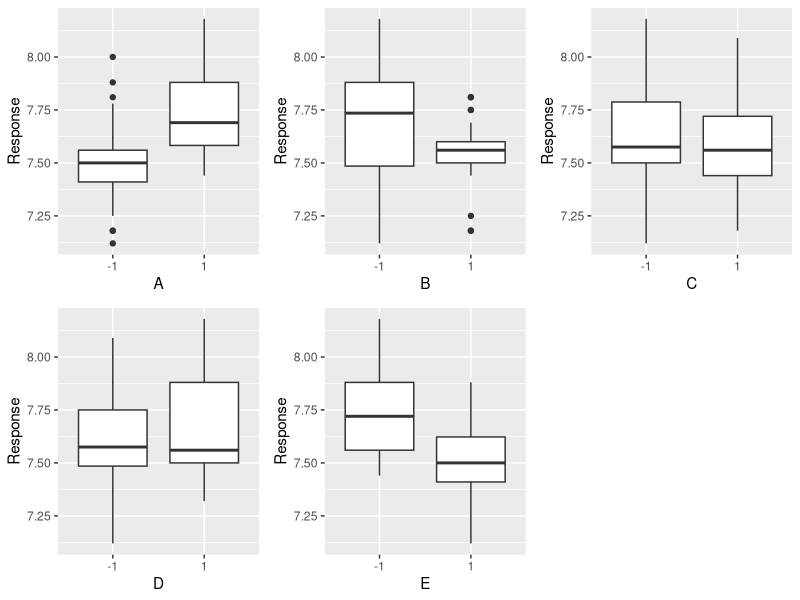
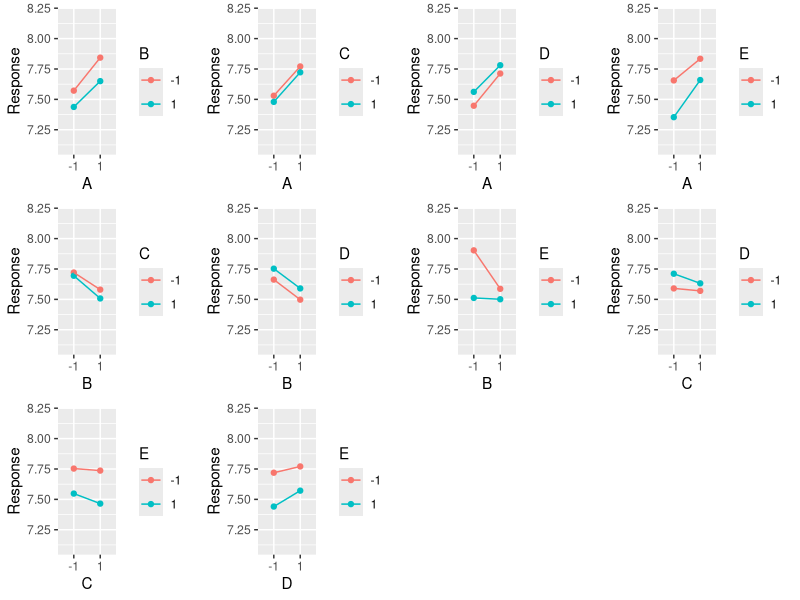
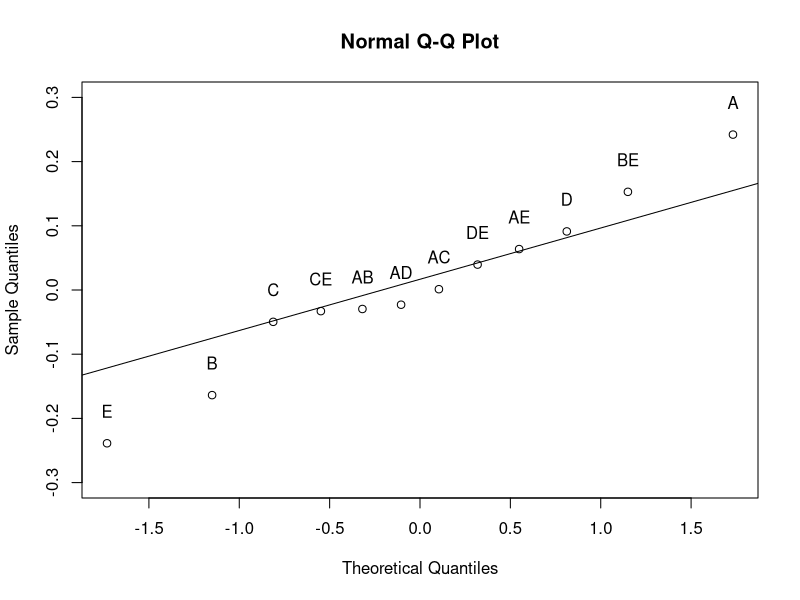

Recreate these plots in R, in order.
## ---- chunk 1
knitr::opts_chunk$set(echo = TRUE)
library(tidyverse)
## ---- chunk 2
myData <- read.csv('montgomery_8_10.csv')
myData
## ---- chunk 3
# This is clearly a half fractional factorial design
# It was a little bit of trial and error to ID the generator
myData %>% select(-c(Rep.1, Rep.2, Rep.3)) %>% 
  mutate(ABCD = A*B*C*D)
# We see we took the principal fraction of I = ABCD
## ---- chunk 4
myTempData <- myData %>% 
  pivot_longer(cols = c(Rep.1, Rep.2, Rep.3), names_to = 'Replicate', values_to = 'Response') %>% 
  mutate(A = as.factor(A), B = as.factor(B), C = as.factor(C), D = as.factor(D), E = as.factor(E))

ggpubr::ggarrange(
  ggplot(myTempData) + geom_boxplot(aes(x = A, y = Response)),
  ggplot(myTempData) + geom_boxplot(aes(x = B, y = Response)),
  ggplot(myTempData) + geom_boxplot(aes(x = C, y = Response)),
  ggplot(myTempData) + geom_boxplot(aes(x = D, y = Response)),
  ggplot(myTempData) + geom_boxplot(aes(x = E, y = Response))
)

# A and E are likely significant.  Possibly B.  We some potential variation in variance with B at 1 and A at -1
## ---- chunk 5
ggpubr::ggarrange(
  #AB
  ggplot(myTempData, aes(x = A, y = Response, group = B, color = B)) + 
    stat_summary(fun = 'mean', geom = 'point') + stat_summary(fun = 'mean', geom = 'line') +
    ylim(c(7.1, 8.2)), 
  #AC
  ggplot(myTempData, aes(x = A, y = Response, group = C, color = C)) + 
    stat_summary(fun = 'mean', geom = 'point') + stat_summary(fun = 'mean', geom = 'line') +
    ylim(c(7.1, 8.2)), 
  #AD
  ggplot(myTempData, aes(x = A, y = Response, group = D, color = D)) + 
    stat_summary(fun = 'mean', geom = 'point') + stat_summary(fun = 'mean', geom = 'line') +
    ylim(c(7.1, 8.2)), 
    #AE
  ggplot(myTempData, aes(x = A, y = Response, group = E, color = E)) + 
    stat_summary(fun = 'mean', geom = 'point') + stat_summary(fun = 'mean', geom = 'line') +
    ylim(c(7.1, 8.2)), 
    #BC
  ggplot(myTempData, aes(x = B, y = Response, group = C, color = C)) + 
    stat_summary(fun = 'mean', geom = 'point') + stat_summary(fun = 'mean', geom = 'line') +
    ylim(c(7.1, 8.2)), 
    #BD
  ggplot(myTempData, aes(x = B, y = Response, group = D, color = D)) + 
    stat_summary(fun = 'mean', geom = 'point') + stat_summary(fun = 'mean', geom = 'line') +
    ylim(c(7.1, 8.2)), 
    #BE
  ggplot(myTempData, aes(x = B, y = Response, group = E, color = E)) + 
    stat_summary(fun = 'mean', geom = 'point') + stat_summary(fun = 'mean', geom = 'line') +
    ylim(c(7.1, 8.2)), 
    #CD
  ggplot(myTempData, aes(x = C, y = Response, group = D, color = D)) + 
    stat_summary(fun = 'mean', geom = 'point') + stat_summary(fun = 'mean', geom = 'line') +
    ylim(c(7.1, 8.2)), 
    #CE
  ggplot(myTempData, aes(x = C, y = Response, group = E, color = E)) + 
    stat_summary(fun = 'mean', geom = 'point') + stat_summary(fun = 'mean', geom = 'line') +
    ylim(c(7.1, 8.2)), 
    #DE
  ggplot(myTempData, aes(x = D, y = Response, group = E, color = E)) + 
    stat_summary(fun = 'mean', geom = 'point') + stat_summary(fun = 'mean', geom = 'line') +
    ylim(c(7.1, 8.2))
)

# It appears that B and E have an interaction, and possibly A and E.
# Note - when I first ploted these, each plot produced its own y scale, so it
# made it hard to really compare.  Be aware of scales when comparing plots!
# I went back and added the y scale to be from 7.1 to 8.2 which is about the 
# range of the response data

## ---- chunk 6
### First find main effects (5 main effects)
#[A] = [BCD] -> A + BCD
E.A <- (1/(3*(2^(5-1-1))))*sum(myData$A * (myData$Rep.1 + myData$Rep.2 + myData$Rep.3))
#[B] = [ACD] -> B + ACD
E.B <- (1/(3*(2^(5-1-1))))*sum(myData$B * (myData$Rep.1 + myData$Rep.2 + myData$Rep.3))
#[C] = [ABD] -> C + ABD
E.C <- (1/(3*(2^(5-1-1))))*sum(myData$C * (myData$Rep.1 + myData$Rep.2 + myData$Rep.3))
#[D] = [ABC] -> D + ABC
E.D <- (1/(3*(2^(5-1-1))))*sum(myData$D * (myData$Rep.1 + myData$Rep.2 + myData$Rep.3))
#[E] = [ABCDE] -> E + ABCDE
E.E <- (1/(3*(2^(5-1-1))))*sum(myData$E * (myData$Rep.1 + myData$Rep.2 + myData$Rep.3))
#
### Next ID 2nd order effects (10 2nd order)
#[AB] = [CD]
E.AB <- (1/(3*(2^(5-1-1))))*sum(myData$A *myData$B * (myData$Rep.1 + myData$Rep.2 + myData$Rep.3))
#AC = AC*ABCD = BD
E.AC <- (1/(3*(2^(5-1-1))))*sum(myData$A *myData$C * (myData$Rep.1 + myData$Rep.2 + myData$Rep.3))
#AD = AD*ABCD = BC
E.AD <- (1/(3*(2^(5-1-1))))*sum(myData$A *myData$D * (myData$Rep.1 + myData$Rep.2 + myData$Rep.3))
#AE = AE*ABCD = BCDE
E.AE <- (1/(3*(2^(5-1-1))))*sum(myData$A *myData$E * (myData$Rep.1 + myData$Rep.2 + myData$Rep.3))
#BE = BE*ABCD = ACDE
E.BE <- (1/(3*(2^(5-1-1))))*sum(myData$B *myData$E * (myData$Rep.1 + myData$Rep.2 + myData$Rep.3))
#CE = CE*ABCD = ABDE
E.CE <- (1/(3*(2^(5-1-1))))*sum(myData$C *myData$E * (myData$Rep.1 + myData$Rep.2 + myData$Rep.3))
#DE = DE*ABCD = ABCE
E.DE <- (1/(3*(2^(5-1-1))))*sum(myData$D *myData$E * (myData$Rep.1 + myData$Rep.2 + myData$Rep.3))
#
### Next ID 3rd order effects (10 3rd order) note 4 are aliased with first order
#ABE = ABE*ABCD = CED
#ACE = ACE*ABCD = BDE
#ADE = ADE*ABCD = BCE

myResults <- data.frame(
  Effect = c(E.A, E.B, E.C, E.D, E.E, E.AB, E.AC, E.AD, E.AE, E.BE, E.CE, E.DE),
  Factor.Name = c("A", 'B', 'C', 'D', 'E', 'AB', 'AC', 'AD', 'AE', 'BE', 'CE', 'DE')
)
myResults
## ---- chunk 7
temp.coord <- qqnorm(myResults$Effect, ylim = c(-.3, .3))
qqline(myResults$Effect)
text(x = temp.coord$x, y = temp.coord$y + .05, labels = myResults$Factor.Name)
